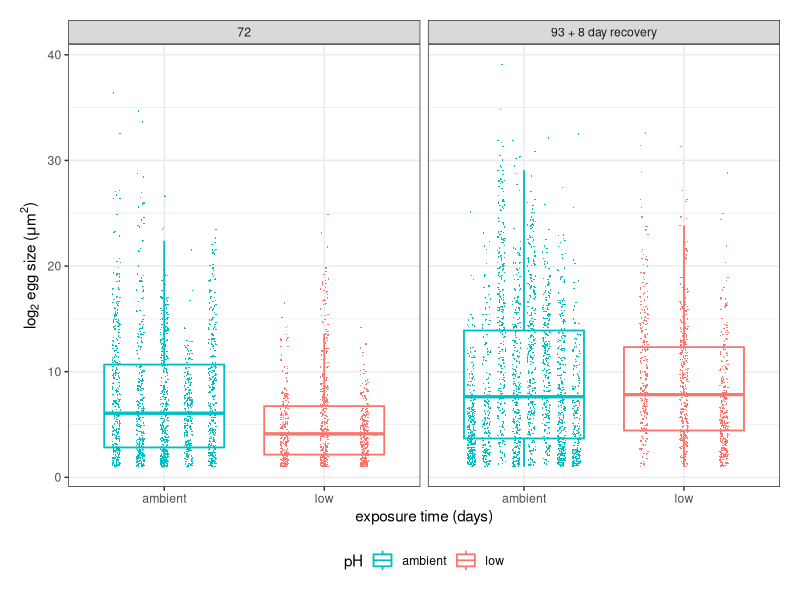
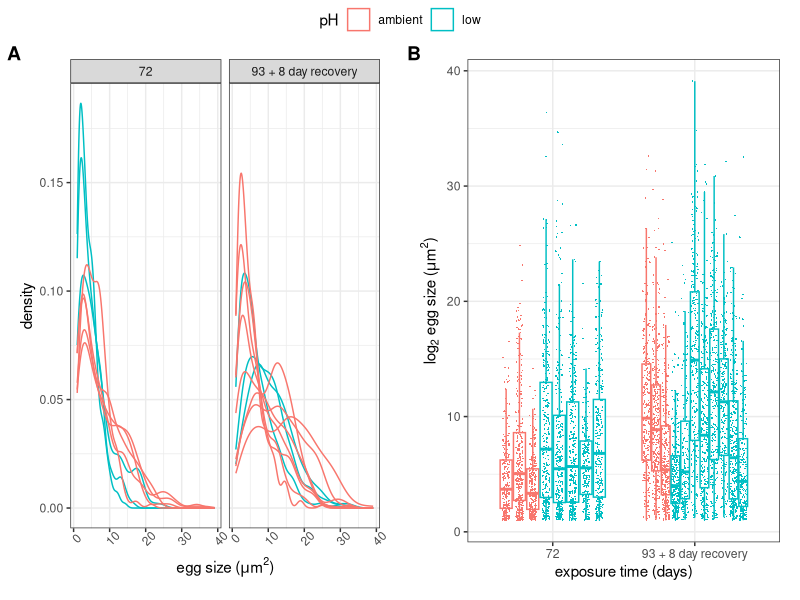
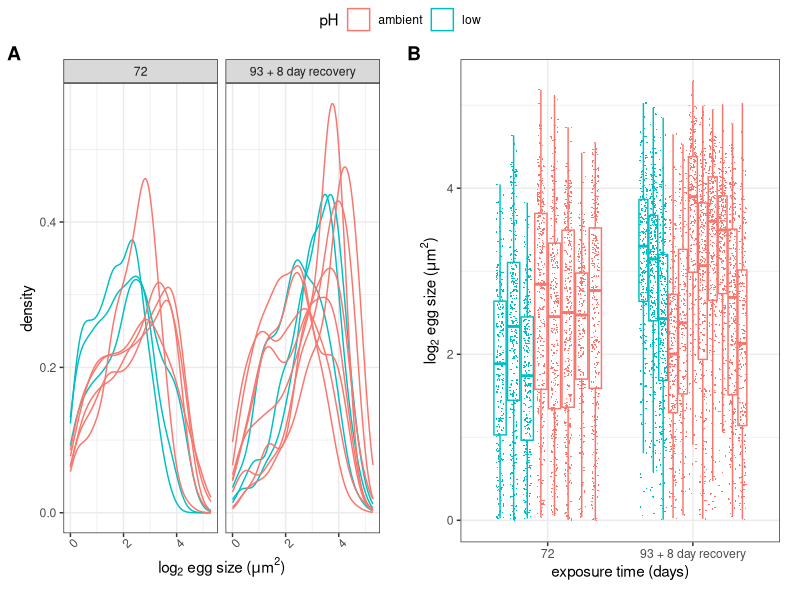
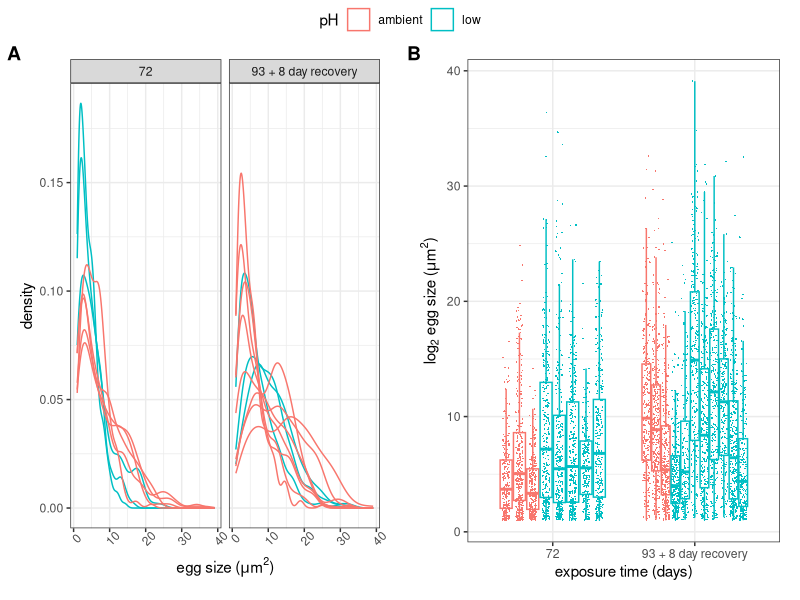
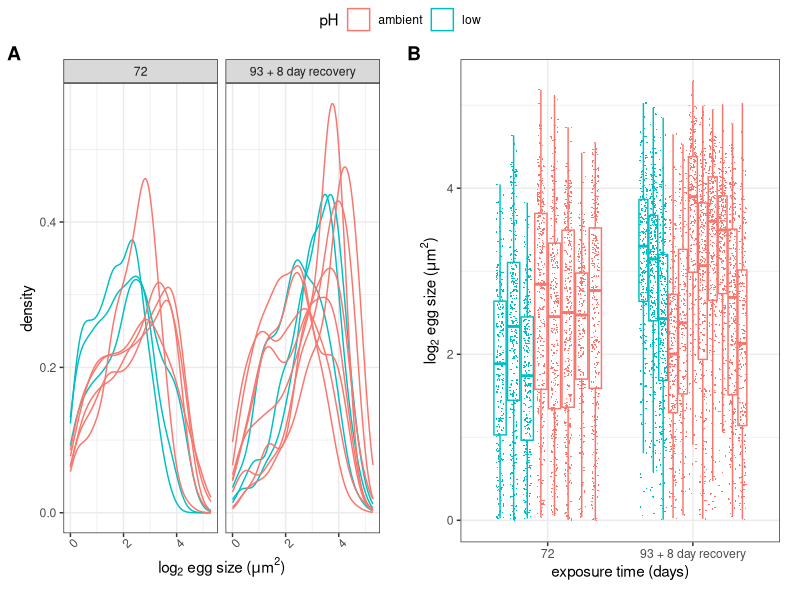

Write the R code that produced these figures, in order. (Note: this script raises an error after producing the figures.)
## ---- chunk 1
library(ggplot2)
library(ggpubr)
library(rstatix)
library(dplyr)
library(broom)
library(lme4)
library(kableExtra)
library(tidyr)
## ---- chunk 2
female_data <- read.csv("../../data/histology/Female_Gonad/20200820_Female_Gonad_RESULTS.csv", stringsAsFactors = F,colClasses = c(rep("character",4),rep("numeric",7)))


egg_size <- read.csv("../../data/histology/Female_Gonad/egg_size.csv", stringsAsFactors = F, colClasses = c("character","character","numeric"))

foll_size <- read.csv("../../data/histology/Female_Gonad/follicle_size.csv", stringsAsFactors = F, colClasses = c("character","character","numeric","numeric") )
## ---- chunk 3
#rename columns
colnames(egg_size) <- c("date", "sample_ID", "egg_size")

#merge egg size data with treatment info
egg_size_m <- merge(female_data[,c("date", "sample_ID","pH")], egg_size)

egg_size_m$date <- gsub("20190123", "72",egg_size_m$date)

egg_size_m$date <- gsub("20190221", "93 + 8 day recovery",egg_size_m$date)
## ---- chunk 4
foll_size <- foll_size[,c("Label", "Area")]

foll_size$date <- gsub("-.*","",foll_size$Label)

foll_size$sample_ID <- gsub("-10.*jpg","",foll_size$Label)

foll_size$sample_ID <- gsub(".*-","",foll_size$sample_ID)

foll_size <- foll_size[,c("Area", "sample_ID", "date")]

colnames(foll_size)[1] <- "foll_size"

#merge follicle size data with treatment info
foll_size_m <- merge(female_data[,c("date", "sample_ID","pH")], foll_size)

foll_size_m$date <- gsub("20190123", "72",foll_size_m$date)

foll_size_m$date <- gsub("20190221", "93 + 8 day recovery",foll_size_m$date)

## ---- chunk 5
#first check distribution

p <- ggplot(data = egg_size_m,aes(x = egg_size, color = pH, group = sample_ID)) + geom_density() + theme_bw() + labs(y = "density", x =expression(paste("egg size (",mu,"m"^2,")", sep = "")))+ theme(plot.margin = unit(c(rep(1,4)), "lines"), axis.text.x = element_text(angle = 45)) + facet_wrap(~date)

#it's left skewed so try log transformation
q <- ggplot(data = egg_size_m,aes(x = log(egg_size,2), color = pH, group = sample_ID)) + geom_density() + theme_bw() + labs(y = "density", x = expression(paste(log[2]," egg size (",mu,"m"^2,")", sep = "")))+ theme(plot.margin = unit(c(rep(1,4)), "lines"), axis.text.x = element_text(angle = 45)) + facet_wrap(~date)

#plot boxplots
r <- ggplot(data = egg_size_m,aes(x = date, y = egg_size, color = pH, group = interaction(pH,date, sample_ID))) + geom_boxplot(outlier.shape = NA) + geom_point(pch = 16, size=0.2,position = position_jitterdodge(jitter.width = 0.05)) + theme_bw() + labs(x = "exposure time (days)", y = expression(paste(log[2]," egg size (",mu,"m"^2,")", sep = "")))+ theme(plot.margin = unit(c(rep(1,4)), "lines")) + scale_color_manual(values = c("#00BFC4", "#F8766D"))

ggplot(data = egg_size_m, aes(x = pH, y = egg_size, color = pH)) + geom_boxplot(aes(group = pH), outlier.shape = NA) + geom_point(aes(group = interaction(pH, sample_ID)),pch = 16, size=0.2,position = position_jitterdodge(jitter.width = 0.05)) + geom_boxplot(outlier.shape = NA, fill = NA)+ theme_bw() + labs(x = "exposure time (days)", y = expression(paste(log[2]," egg size (",mu,"m"^2,")", sep = "")))+ theme(plot.margin = unit(c(rep(1,4)), "lines"), legend.position = "bottom") + scale_color_manual(values = c("#00BFC4", "#F8766D")) + facet_wrap(~date)

#after log transformation
s <- ggplot(data = egg_size_m,aes(x = date, y = log(egg_size,2), color = pH, group = interaction(pH,date, sample_ID))) + geom_boxplot(outlier.shape = NA) + geom_point(pch = 16, size=0.2,position = position_jitterdodge(jitter.width = 0.05)) + theme_bw() + labs(x = "exposure time (days)", y = expression(paste(log[2]," egg size (",mu,"m"^2,")", sep = "")))+ theme(plot.margin = unit(c(rep(1,4)), "lines"))

#plot egg size without transformation
ggpubr::ggarrange(p,r,labels = "AUTO", common.legend = T)


#plot eggs size after transformation
ggpubr::ggarrange(q,s,labels = "AUTO", common.legend = T)
## ---- chunk 6
jpeg("egg_size_dist.jpg", width = 12, height = 6, units = "in", res = 300)
ggpubr::ggarrange(p,r,labels = "AUTO", common.legend = T)
dev.off()

jpeg("log_egg_size_dist.jpg", width = 12, height = 6, units = "in", res = 300)
ggpubr::ggarrange(q,s,labels = "AUTO", common.legend = T)
dev.off()
## ---- chunk 7
tidy(TukeyHSD(aov(log(egg_size,2) ~ pH * date, data = egg_size_m))) %>%
  kbl(caption = "2-way ANOVA: log2 egg size ~ pH * time") %>%
  kable_classic(full_width = F, html_font = "Cambria")

## ---- chunk 8
write.table(tidy(TukeyHSD(aov(log(egg_size,2) ~ pH * date, data = egg_size_m))),"2wayAOV_Tuk_egg_size.txt",sep = "\t", quote = F, row.names = F)
## ---- chunk 9
anova(lme(log(egg_size,2) ~ pH * date, random = ~1|sample_ID, data = egg_size_m)) %>%
  kbl(caption = "linear mixed model: log2 egg size ~ pH * time, random = sample_ID") %>%
  kable_classic(full_width = F, html_font = "Cambria")

## ---- chunk 10
#first check distribution

p <- ggplot(data = foll_size_m,aes(x = foll_size, color = pH, group = sample_ID)) + geom_density() + theme_bw() + labs(y = "density", x =expression(paste("egg size (",mu,"m"^2,")", sep = "")))+ theme(plot.margin = unit(c(rep(1,4)), "lines"), axis.text.x = element_text(angle = 45)) + facet_wrap(~date)

#it's left skewed so try log transformation
q <- ggplot(data = foll_size_m,aes(x = log(foll_size,2), color = pH, group = sample_ID)) + geom_density() + theme_bw() + labs(y = "density", x = expression(paste(log[2]," egg size (",mu,"m"^2,")", sep = "")))+ theme(plot.margin = unit(c(rep(1,4)), "lines"), axis.text.x = element_text(angle = 45)) + facet_wrap(~date)

#plot boxplots
r <- ggplot(data = foll_size_m,aes(x = date, y = foll_size, color = pH, group = interaction(pH,date, sample_ID))) + geom_boxplot(outlier.shape = NA) + geom_point(pch = 16, size=1,position = position_jitterdodge(jitter.width = 0.05)) + theme_bw() + labs(x = "exposure time (days)", y = expression(paste(log[2]," follicle size (",mu,"m"^2,")", sep = "")))+ theme(plot.margin = unit(c(rep(1,4)), "lines"))

#after log transformation
s <- ggplot(data = foll_size_m,aes(x = date, y = log(foll_size,2), color = pH, group = interaction(pH,date, sample_ID))) + geom_boxplot(outlier.shape = NA) + geom_point(pch = 16, size=1,position = position_jitterdodge(jitter.width = 0.05)) + theme_bw() + labs(x = "exposure time (days)", y = expression(paste(log[2]," egg size (",mu,"m"^2,")", sep = "")))+ theme(plot.margin = unit(c(rep(1,4)), "lines"))

#plot egg size without transformation
ggpubr::ggarrange(p,r,labels = "AUTO", common.legend = T)


#plot eggs size after transformation
ggpubr::ggarrange(q,s,labels = "AUTO", common.legend = T)
## ---- chunk 11
jpeg("foll_size_dist.jpg", width = 12, height = 6, units = "in", res = 300)
ggpubr::ggarrange(p,r,labels = "AUTO", common.legend = T)
dev.off()

jpeg("log_foll_size_dist.jpg", width = 12, height = 6, units = "in", res = 300)
ggpubr::ggarrange(q,s,labels = "AUTO", common.legend = T)
dev.off()
## ---- chunk 12
#calculate proportions

female_data$prop_egg <- (female_data$egg.area..based.on.ind.eggs. / female_data$total.area..um.) *100

female_data$prop_no_tissue <- (female_data$no.tissue.area / female_data$total.area..um.) *100

female_data$prop_cnx_tissue_indve <- (female_data$connective.tissue.area..egg.based.on.indiv./ female_data$total.area..um.)*100

#create column for relative # of eggs
female_data$number.of.eggs.per.um2 <- (female_data$number.of.eggs/female_data$total.area..um.)

female_data$pH_date <- paste(female_data$date, female_data$pH, sep = "_")

#convert female data to long format

female_data_STACKED <- tidyr::gather(female_data,"metric", "um", 5:(ncol(female_data)-1))

female_data_STACKED$um <- as.numeric(female_data_STACKED$um)




#reformat data and calculate mean and sd proportions
female_data_STACKED_props <- female_data_STACKED[grep("prop", female_data_STACKED$metric),]%>%group_by(date, pH,metric) %>% summarise(mean = mean(um), sd =sd(um)) %>% mutate(y_pos = cumsum(mean))

#convert metric to ordered factor
female_data_STACKED_props$metric <- factor(female_data_STACKED_props$metric, levels = rev(c("prop_cnx_tissue_indve","prop_egg", "prop_no_tissue")))


#chi sq to compare 20190123 amb vs. low
ct <- data.frame(female_data_STACKED_props[grep("20190123", female_data_STACKED_props$date),c("pH","mean","metric")]%>% pivot_wider(names_from = metric, values_from = mean))

rownames(ct) <- ct$pH

ct <- ct[,-1]

ct_a <- chisq.test(ct)
ct_a <- tidy(ct_a)
ct_a$comparison <- "ambient:72-low:72"


#chi sq to compare 20190123 amb vs. 20190221 amb
ct <- data.frame(female_data_STACKED_props[grep("ambient", female_data_STACKED_props$pH),c("date","mean","metric")]%>% pivot_wider(names_from = metric, values_from = mean))

rownames(ct) <- ct$pH

ct <- ct[,-1]

ct_b <- chisq.test(ct)
ct_b <- tidy(ct_b)
ct_b$comparison <- "ambient:72-ambient:93 + 8 day recovery"

#chi sq to compare 20190123 low vs. 20190221 low
ct <- data.frame(female_data_STACKED_props[grep("low", female_data_STACKED_props$pH),c("date","mean","metric")]%>% pivot_wider(names_from = metric, values_from = mean))

rownames(ct) <- ct$pH

ct <- ct[,-1]

ct_c <- chisq.test(ct)
ct_c <- tidy(ct_c)
ct_c$comparison <- "low:72-low:93 + 8 day recovery"



#chi sq to compare 20190221 amb vs. 20190221 low
ct <- data.frame(female_data_STACKED_props[grep("20190221", female_data_STACKED_props$date),c("pH","mean","metric")]%>% pivot_wider(names_from = metric, values_from = mean))

rownames(ct) <- ct$pH

ct <- ct[,-1]

ct_d <- chisq.test(ct)
ct_d <- tidy(ct_d)
ct_d$comparison <- "ambient:93 + 8 day recovery-low:93 + 8 day recovery"


#chi sq to compare 20190123 amb vs. 20190221 low
ct <- data.frame(female_data_STACKED_props[which(female_data_STACKED_props$date=="20190123" & female_data_STACKED_props$pH =="ambient" | female_data_STACKED_props$date=="20190221" & female_data_STACKED_props$pH =="low"),c("pH","mean","metric")]%>% pivot_wider(names_from = metric, values_from = mean))

rownames(ct) <- ct$pH

ct <- ct[,-1]

ct_e <- chisq.test(ct)
ct_e <- tidy(ct_e)
ct_e$comparison <- "ambient:72-low:93 + 8 day recovery"


#chi sq to compare 20190221 amb vs. 20190123 low
ct <- data.frame(female_data_STACKED_props[which(female_data_STACKED_props$date=="20190221" & female_data_STACKED_props$pH =="ambient" | female_data_STACKED_props$date=="20190123" & female_data_STACKED_props$pH =="low"),c("pH","mean","metric")]%>% pivot_wider(names_from = metric, values_from = mean))

rownames(ct) <- ct$pH

ct <- ct[,-1]

ct_f <- chisq.test(ct)
ct_f <- tidy(ct_f)
ct_f$comparison <- "ambient:93 + 8 day recovery-low:72"


ct <- rbind(ct_a, ct_b, ct_c, ct_d, ct_e, ct_f)

#perform FDR correction for multiple comparisons

ct$adj.p.value <- p.adjust(ct$p.value)

#reorder columns

ct <- ct[,c("comparison", "statistic", "p.value", "adj.p.value")]


ct %>%
  kbl(caption = "Chi square test: tissue proportions ~ pH") %>%
  kable_classic(full_width = F, html_font = "Cambria")
## ---- chunk 13
write.table(ct,"chisq_tissue_prop.txt",sep = "\t", quote = F, row.names = F)
## ---- chunk 14

#export plot with significance denoted
#plot stacked bar of tissue areas



#change labels for plotting
female_data_STACKED_props_labs <- female_data_STACKED_props

female_data_STACKED_props_labs$date <- gsub("20190123", "72 days of exposure",female_data_STACKED_props_labs$date)

female_data_STACKED_props_labs$date <- gsub("20190221", "93 days of exposure \n + 8 day recovery",female_data_STACKED_props_labs$date)

female_data_STACKED_props_labs$metric <- gsub("prop_no_tissue","follicle area", female_data_STACKED_props_labs$metric)

female_data_STACKED_props_labs$metric <- gsub("prop_cnx_tissue_indve","connective tissue area", female_data_STACKED_props_labs$metric)

female_data_STACKED_props_labs$metric <- gsub("prop_egg","egg area", female_data_STACKED_props_labs$metric)

#convert metric to ordered factor
female_data_STACKED_props_labs <- female_data_STACKED_props_labs[order(female_data_STACKED_props_labs$metric),]

female_data_STACKED_props_labs$metric <- factor(female_data_STACKED_props_labs$metric, levels = rev(c(rep("connective tissue area",1), rep("egg area",1), rep("follicle area",1))))

pd <- position_dodge2(width = 0.2)

ggplot(female_data_STACKED_props_labs, aes(pH,mean, fill = pH,alpha = metric)) + 
geom_bar(stat = "identity", color = "black") + 
geom_errorbar(aes(ymax = y_pos + sd, ymin=y_pos - sd), stat = "identity", width = 0.1, alpha = 0.7, position = pd) + facet_wrap(~date)+ scale_alpha_manual(values=c(seq(0.3,1, length.out = 3))) + theme_bw() + scale_y_continuous(breaks = seq(from = 0, to = 100, by = 10)) + ylab("mean proportion of total tissue area (%)") + theme(axis.title.x = element_blank(), axis.ticks.x = element_blank(), axis.text.x = element_blank()) + scale_fill_manual(values = c("#00BFC4","#F8766D"))


jpeg("tissue_proportions_stacked_bar.jpg", width = 7, height = 6, units = "in", res = 300)
ggplot(female_data_STACKED_props_labs, aes(pH,mean, fill = pH,alpha = metric)) + 
geom_bar(stat = "identity", color = "black") + 
geom_errorbar(aes(ymax = y_pos + sd, ymin=y_pos - sd), stat = "identity", width = 0.1, alpha = 0.7, position = pd) + facet_wrap(~date)+ scale_alpha_manual(values=c(seq(0.3,1, length.out = 3))) + theme_bw() + scale_y_continuous(breaks = seq(from = 0, to = 100, by = 10)) + ylab("percent of total tissue area (mean ± s.d.)") + theme(axis.title.x = element_blank(), axis.ticks.x = element_blank(), axis.text.x = element_blank()) + scale_fill_manual(values = c("#00BFC4", "#F8766D"))
dev.off()
